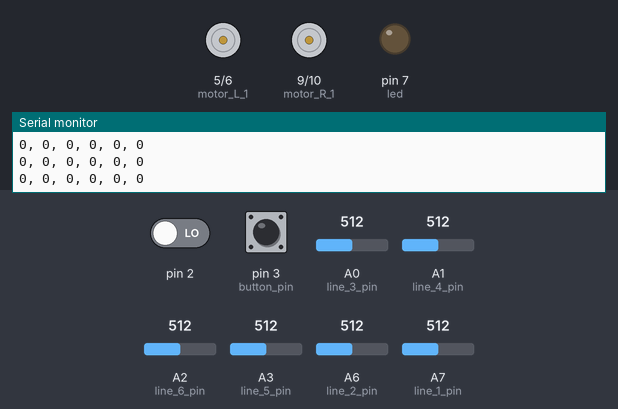
This program was run on a simulated Arduino Nano, built with avr-gcc and run on an emulated ATmega328P. Shown: motor-driver pin pairs drawn as motors (green arrow = first pin HIGH = forward, orange = second pin HIGH = backward, longer = more drive), output pins drawn as LEDs (lit = HIGH), the last lines printed to the serial monitor. The test bench sets the inputs (shaded band); at power-on: pin 3 (button_pin) HIGH, A0 (line_3_pin) = 512, A1 (line_4_pin) = 512, pin 2 LOW, A2 (line_6_pin) = 512, A3 (line_5_pin) = 512, A6 (line_2_pin) = 512, A7 (line_1_pin) = 512. The sensor or clock chip raises its interrupt line as the real part does.

Above: at 2.7 s.
2.8 s: pin 3 (button_pin) pulled LOW for 0.15 s
At 5.7 s:
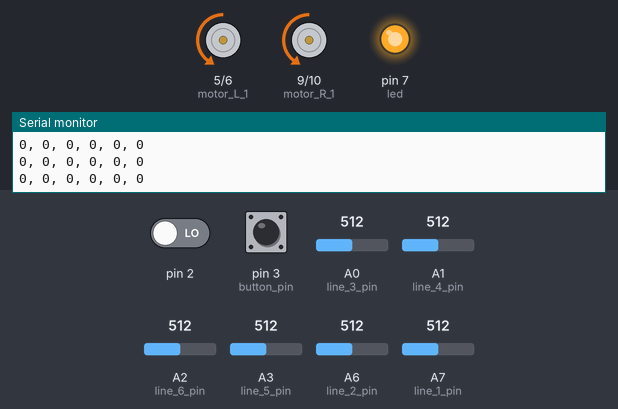
5.9 s: A0 (line_3_pin) set to 473
At 6.5 s:
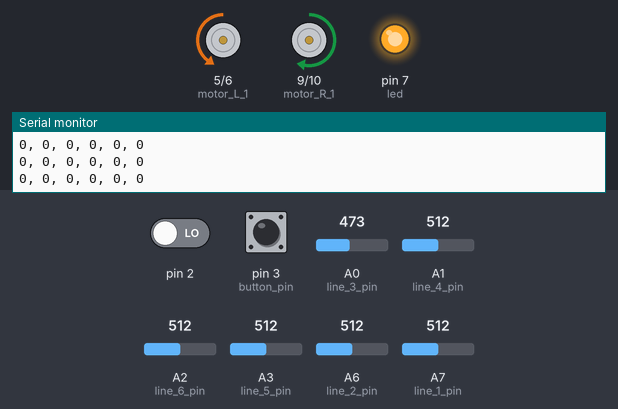
7.6 s: A1 (line_4_pin) set to 477
At 8.1 s:
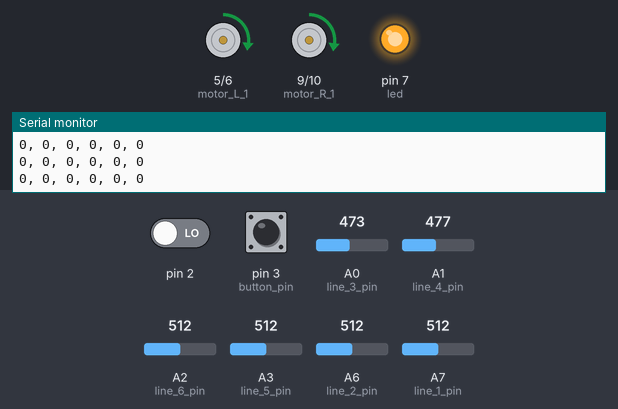
9.1 s: pin 3 (button_pin) pulled LOW for 0.15 s
At 10.8 s:
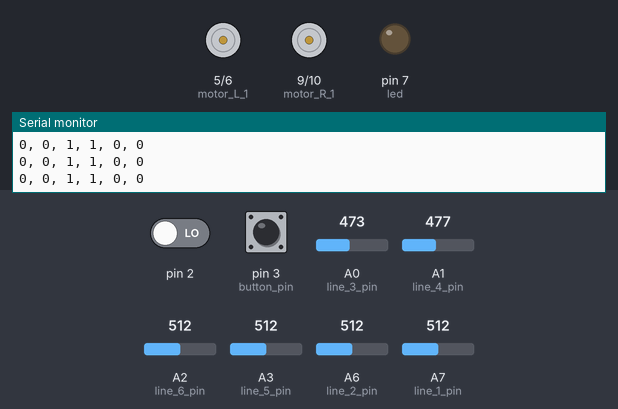
11.1 s: pin 3 (button_pin) pulled LOW for 3.2 s
At 13.2 s:
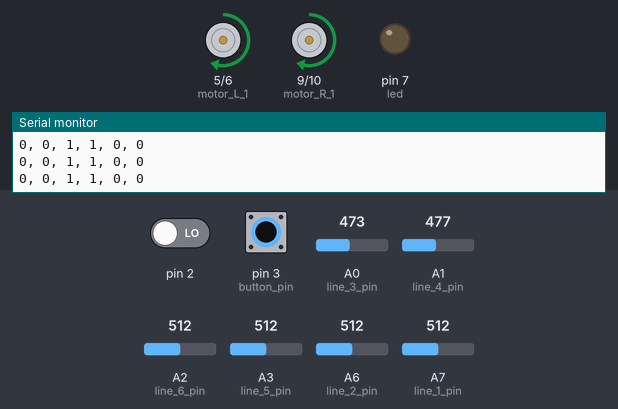
15.8 s: A1 (line_4_pin) set to 716
Timing chart, 0 to 18.6 s (numbered marks = the images above; inputs shaded):
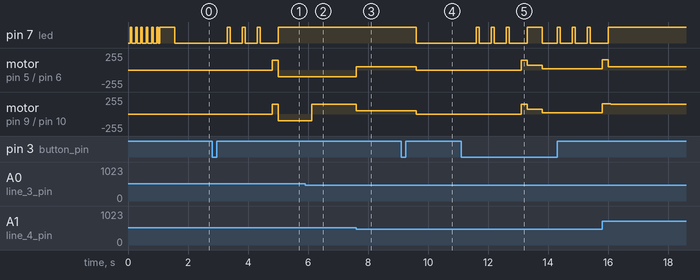

The program:

main.cpp
```cpp
#include "Arduino.h"
#include "MPU6050_6Axis_MotionApps612.h"

#define LINE_AVERAGE_NUMBER 100
#define LINE_REACTION_VALUE 1
#define MOTOR_RC 0.25

#if I2CDEV_IMPLEMENTATION == I2CDEV_ARDUINO_WIRE
#include "Wire.h"
#endif

MPU6050 mpu;

// MPU control/status vars
bool dmpReady = false;   // set true if DMP init was successful
uint8_t mpuIntStatus;   // holds actual interrupt status byte from MPU
uint8_t devStatus;   // return status after each device operation (0 = success, !0 = error)
uint16_t packetSize;   // expected DMP packet size (default is 42 bytes)
uint16_t fifoCount;   // count of all bytes currently in FIFO
uint8_t fifoBuffer[64];   // FIFO storage buffer

// orientation/motion vars
Quaternion q;   // [w, x, y, z]         quaternion container
VectorInt16 aa;   // [x, y, z]            accel sensor measurements
VectorInt16 gy;   // [x, y, z]            gyro sensor measurements
VectorInt16 aaReal;   // [x, y, z]            gravity-free accel sensor measurements
VectorInt16 aaWorld;   // [x, y, z]            world-frame accel sensor measurements
VectorFloat gravity;   // [x, y, z]            gravity vector
float euler[3];   // [psi, theta, phi]    Euler angle container
float ypr[3];   // [yaw, pitch, roll]   yaw/pitch/roll container and gravity vector

volatile bool mpuInterrupt = false;   // indicates whether MPU interrupt pin has gone high
void dmpDataReady() {
      mpuInterrupt = true;
}

void imu_get();

int16_t yaw = 0;

const int motor_L_1 = 5;
const int motor_L_2 = 6;
const int motor_R_1 = 9;
const int motor_R_2 = 10;
const int line_1_pin = A7;
const int line_2_pin = A6;
const int line_3_pin = A0;
const int line_4_pin = A1;
const int line_5_pin = A3;
const int line_6_pin = A2;
const int led = 7;
const int button_pin = 3;

int l, r;

uint16_t line_value[6], pre_line_value[6];
uint16_t line_reaction[6];
int lap = 0;

bool line_tf[6];
bool button = 0;
bool main_move = 0;

void line_read();
void motor_move(int left, int right, int wait_time = 0);

void setup() {
      Serial.begin(9600);

      pinMode(motor_L_1, OUTPUT);
      pinMode(motor_L_2, OUTPUT);
      pinMode(motor_R_1, OUTPUT);
      pinMode(motor_R_2, OUTPUT);
      pinMode(led, OUTPUT);
      pinMode(button_pin, INPUT);

      for (int count = 0; count < 6; count++) {
            for (int count_1 = 0; count_1 < LINE_AVERAGE_NUMBER; count_1++) {
                  line_read();
                  line_reaction[count] += line_value[count];
            }
            line_reaction[count] /= LINE_AVERAGE_NUMBER;
            line_reaction[count] -= LINE_REACTION_VALUE;
            digitalWrite(led, HIGH);
            delay(50);
            digitalWrite(led, LOW);
            delay(50);
      }

      digitalWrite(led, HIGH);

      // IMU
      //  join I2C bus (I2Cdev library doesn't do this automatically)
#if I2CDEV_IMPLEMENTATION == I2CDEV_ARDUINO_WIRE
      Wire.begin();
      Wire.setClock(400000);   // 400kHz I2C clock. Comment this line if having compilation difficulties
#elif I2CDEV_IMPLEMENTATION == I2CDEV_BUILTIN_FASTWIRE
      Fastwire::setup(400, true);
#endif

      mpu.initialize();
      if (mpu.testConnection() != true) {
            return;   // 接続失敗
      }

      devStatus = mpu.dmpInitialize();

      if (devStatus != 0) {
            return;   // 初期化失敗
      }

      // supply your own gyro offsets here, scaled for min sensitivity
      mpu.setXGyroOffset(-29);
      mpu.setYGyroOffset(7);
      mpu.setZGyroOffset(-14);
      mpu.setXAccelOffset(-3412);
      mpu.setYAccelOffset(340);
      mpu.setZAccelOffset(556);

      // Calibration Time: generate offsets and calibrate our MPU6050
      mpu.CalibrateAccel(6);
      mpu.CalibrateGyro(6);
      mpu.PrintActiveOffsets();

      // turn on the DMP, now that it's ready
      mpu.setDMPEnabled(true);

      // enable Arduino interrupt detection
      attachInterrupt(0, dmpDataReady, RISING);
      mpuIntStatus = mpu.getIntStatus();

      // set our DMP Ready flag so the main loop() function knows it's okay to use it
      dmpReady = true;

      // get expected DMP packet size for later comparison
      packetSize = mpu.dmpGetFIFOPacketSize();
}

void loop() {
      button = digitalRead(button_pin);
      if (button == 0) {
            main_move = 1 - main_move;
            delay(500);
            if (main_move == 1) {
                  for (int count = 0; count < 3; count++) {
                        digitalWrite(led, HIGH);
                        delay(100);
                        digitalWrite(led, LOW);
                        delay(400);
                  }
                  motor_move(200, 200, 200);
            }
      }

      line_read();
      // imu_get();

      if (main_move) {
            digitalWrite(led, HIGH);

                  if (line_tf[0] || line_tf[1]) l = 0;
                  if (line_tf[2]) r += 1;
                  if (line_tf[1]) r += 2;
                  if (line_tf[0]) r += 3;
                  if (line_tf[4] || line_tf[5]) r = 0;
                  if (line_tf[3]) l += 1;
                  if (line_tf[4]) l += 2;
                  if (line_tf[5]) l += 3;

                  if (line_tf[2] && line_tf[3]) {
                        l = 150;
                        r = 150;
                  }

                  if (l > 250) l = 250;
                  if (r > 250) r = 250;
                  motor_move(-100 + l, -100 + r);
      } else {
            digitalWrite(led, LOW);
            motor_move(0, 0);
            lap = 0;
            Serial.print(line_tf[0]);
            Serial.print(", ");
            Serial.print(line_tf[1]);
            Serial.print(", ");
            Serial.print(line_tf[2]);
            Serial.print(", ");
            Serial.print(line_tf[3]);
            Serial.print(", ");
            Serial.print(line_tf[4]);
            Serial.print(", ");
            Serial.println(line_tf[5]);
      }
}

void line_read() {
      line_value[0] = analogRead(line_1_pin) * 0.1;
      line_value[1] = analogRead(line_2_pin) * 0.1;
      line_value[2] = analogRead(line_3_pin) * 0.1;
      line_value[3] = analogRead(line_4_pin) * 0.1;
      line_value[4] = analogRead(line_5_pin) * 0.1;
      line_value[5] = analogRead(line_6_pin) * 0.1;
      for (int count = 0; count < 6; count++) {
            line_value[count] = (line_value[count] + pre_line_value[count]) / 2;
            pre_line_value[count] = line_value[count];
            line_tf[count] = 0;
            if (line_value[count] < line_reaction[count]) line_tf[count] = 1;
      }
}

void motor_move(int left, int right, int wait_time) {
      static int pre_left, pre_right;
      left = left * (1 - MOTOR_RC) + pre_left * MOTOR_RC;
      right = right * (1 - MOTOR_RC) + pre_right * MOTOR_RC;
      pre_left = left;
      pre_right = right;
      if (left > 0) {
            analogWrite(motor_L_1, left);
            analogWrite(motor_L_2, 0);
      } else {
            analogWrite(motor_L_1, 0);
            analogWrite(motor_L_2, left * -1);
      }
      if (right > 0) {
            analogWrite(motor_R_1, right);
            analogWrite(motor_R_2, 0);
      } else {
            analogWrite(motor_R_1, 0);
            analogWrite(motor_R_2, right * -1);
      }
      if (wait_time != 0) delay(wait_time);
}

void imu_get() {
      if (!dmpReady) return;
      if (mpu.dmpGetCurrentFIFOPacket(fifoBuffer)) {   // Get the Latest packet
            mpu.dmpGetQuaternion(&q, fifoBuffer);
            mpu.dmpGetGravity(&gravity, &q);
            mpu.dmpGetYawPitchRoll(ypr, &q, &gravity);

            yaw = ypr[0] * 180 / M_PI;
      }
}
```

Measured:
- the behaviour switches between 490 and 489 on A0 (line_3_pin) (found by bisection; images 1 and 2)
- the behaviour switches between 490 and 489 on A1 (line_4_pin) (found by bisection; images 2 and 3)
- after the input at 2.8 s, pin 7 (led): LOW → HIGH after 0.50 s, then repeats every 0.50 s: LOW 0.40 s, HIGH 0.10 s; motor on pin 5 (motor_L_1) / pin 6 (motor_L_2), motor on pin 9 (motor_R_1) / pin 10 (motor_R_2): stopped → forward 150/255 after 2.0 s, → backward 99/255 0.20 s later
- after the input at 5.9 s, motor on pin 9 (motor_R_1) / pin 10 (motor_R_2): backward 99/255 → forward 149/255 after 0.22 s
- after the input at 7.6 s, motor on pin 5 (motor_L_1) / pin 6 (motor_L_2): backward 99/255 → forward 49/255 at once; motor on pin 9 (motor_R_1) / pin 10 (motor_R_2): forward 149/255 → forward 50/255 at once
- after the input at 9.1 s, pin 7 (led): HIGH → LOW after 0.50 s; motor on pin 5 (motor_L_1) / pin 6 (motor_L_2): forward 49/255 → stopped after 0.50 s; motor on pin 9 (motor_R_1) / pin 10 (motor_R_2): forward 50/255 → stopped after 0.50 s
- after the input at 11.1 s, pin 7 (led): LOW → HIGH after 0.51 s, → LOW 0.10 s later, → HIGH 0.40 s later, → LOW 0.10 s later, … (14 changes in this stretch); motor on pin 5 (motor_L_1) / pin 6 (motor_L_2), motor on pin 9 (motor_R_1) / pin 10 (motor_R_2): stopped → forward 150/255 after 2.0 s, → forward 75/255 0.20 s later, → forward 18/255 0.50 s later
